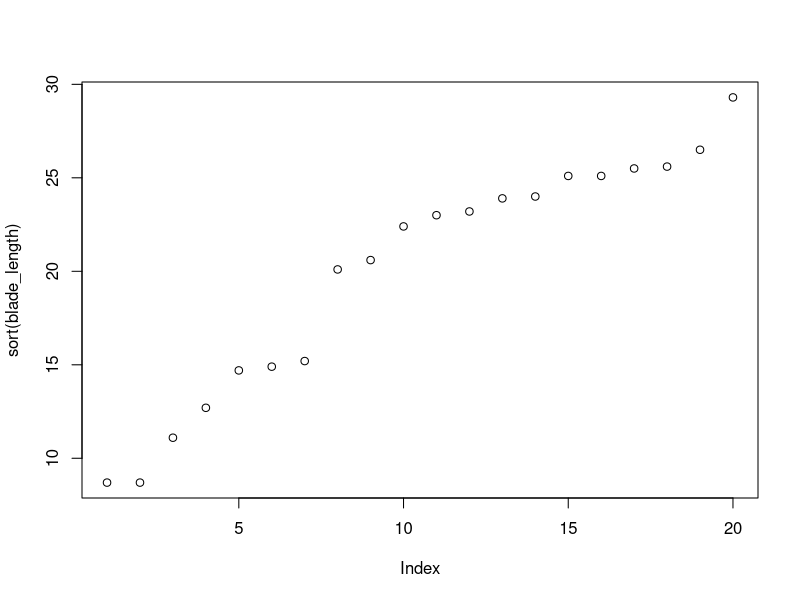
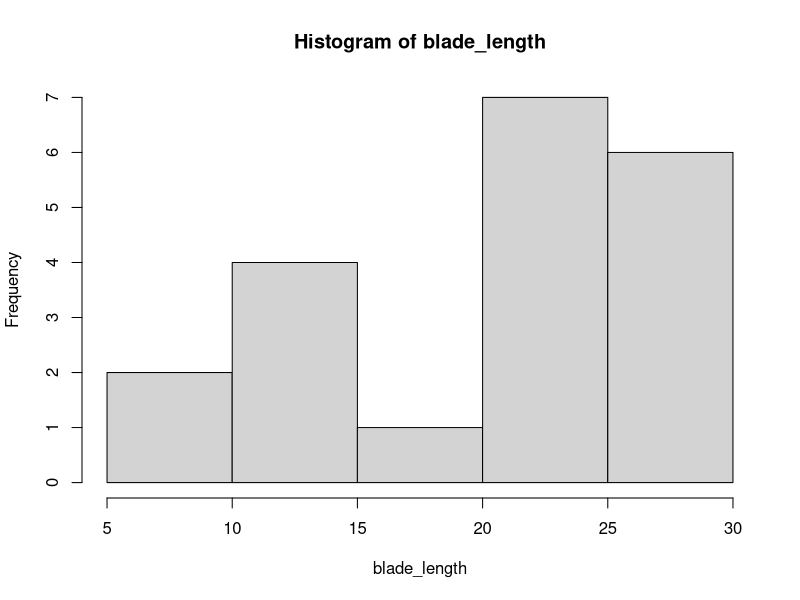
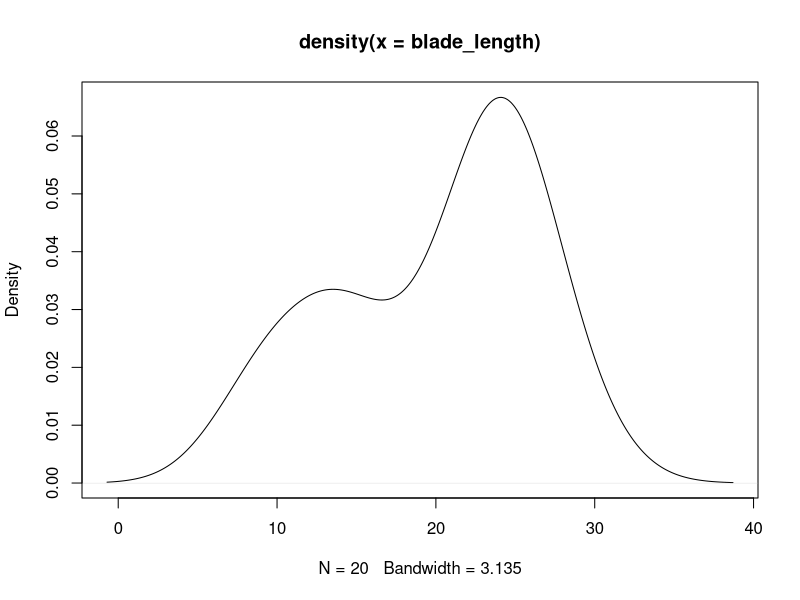
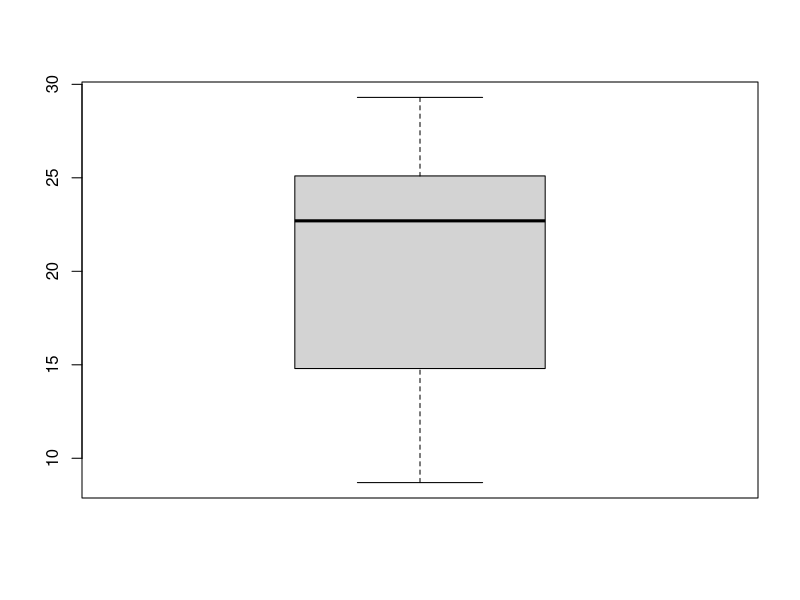
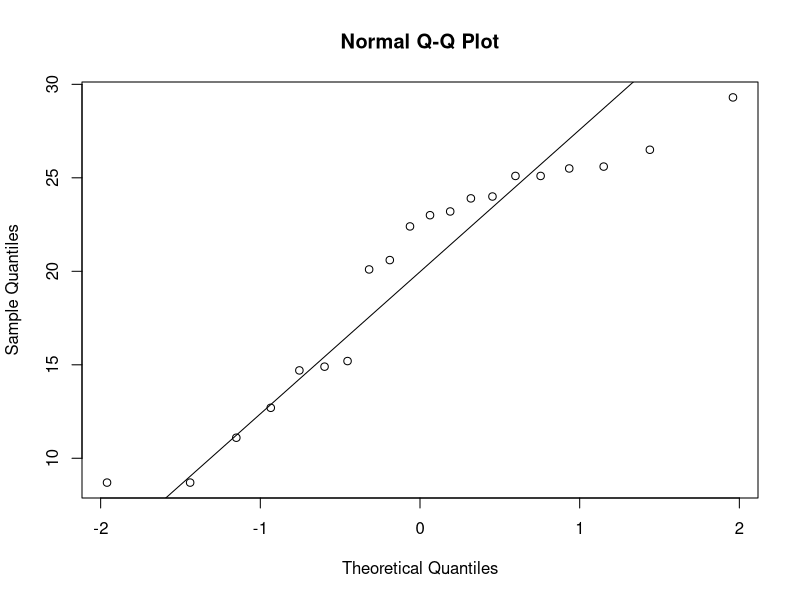
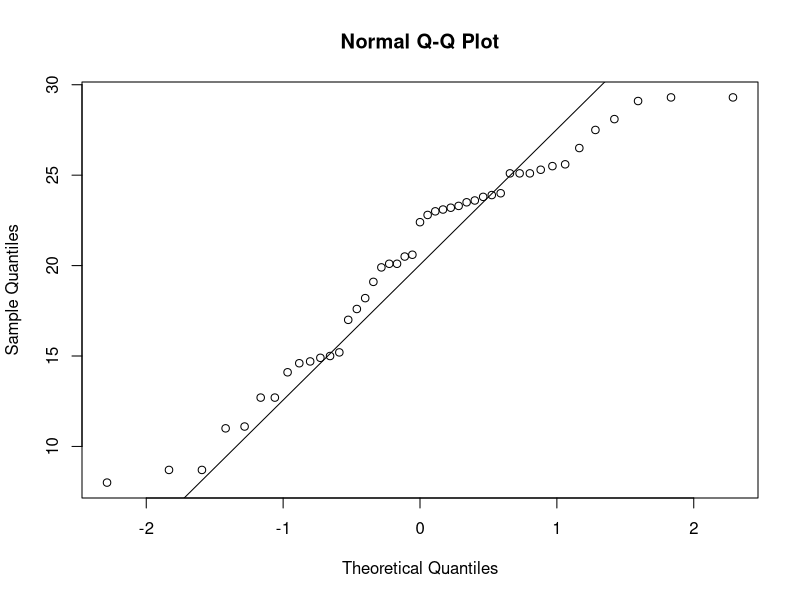
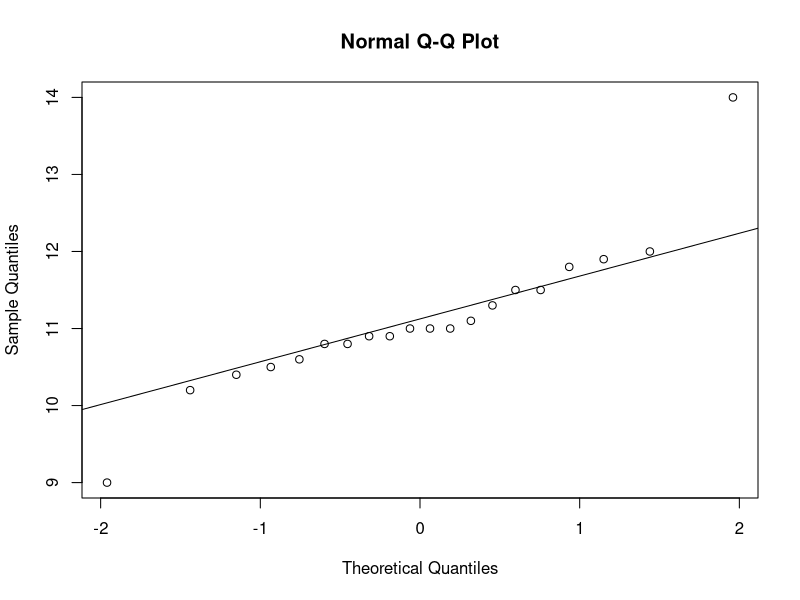
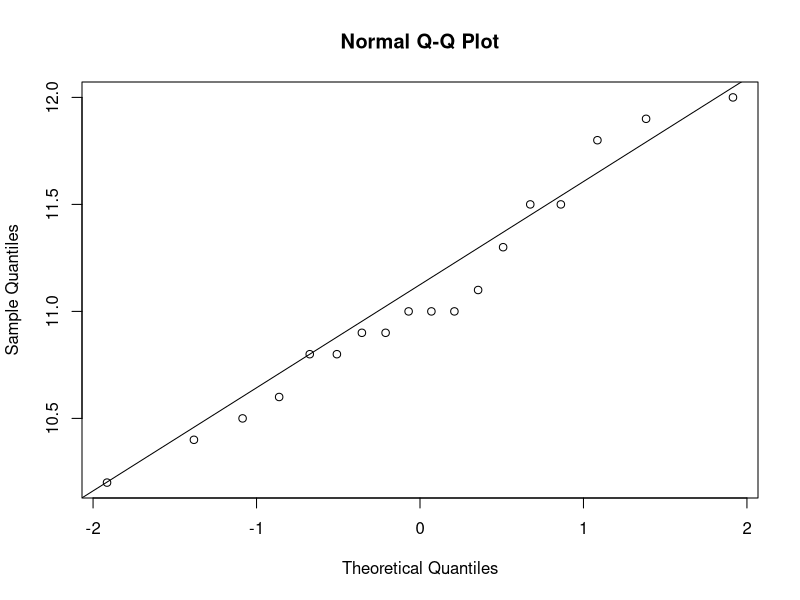

The R script that drew these images, in order:
## ---- chunk 1
knitr::opts_knit$set(root.dir = '07_session/')
xfun::pkg_load2(c("htmltools", "mime", "DiagrammeR"))
remove(list = ls())
## ---- chunk 2
library(DiagrammeR)

grViz("digraph {
      # node definitions with substituted label text
      node [fontname = Helvetica, shape = rectangle]        
      tab1 [label = '@@1', shape='diamond']
      tab2 [label = '@@2', shape='diamond']
      tab3 [label = '@@3']
      tab4 [label = '@@4']
      tab5 [label = '@@5']

      # edge definitions with the node IDs
      tab1 -> tab2[label='yes'];
      tab2 -> tab3[label='yes'];
      tab2 -> tab4[label='no'];
      tab1 -> tab5[label='no'];
      }

      [1]: 'normal distributed?\\nks.test; shapiro.test'
      [2]: 'homogenous variances?\\nf.test'
      [3]: 't.test'
      [4]: 't.test with \\n welch correction'
      [5]: 'Non-Parametric Tests'
      ")

## ---- chunk 3
blade_length<-c(14.9, 24.0, 8.7, 29.3, 25.5, 23.9, 22.4,
                12.7, 8.7, 25.1, 25.6, 14.7, 23.0, 23.2,
                26.5, 11.1, 15.2, 20.6, 20.1, 25.1)
## ---- chunk 4
ks.test(blade_length,"pnorm",mean(blade_length),sd(blade_length))
## ---- chunk 5
shapiro.test(blade_length)
## ---- chunk 6
plot(sort(blade_length))
## ---- chunk 7
hist(blade_length)
plot(density(blade_length))
## ---- chunk 8
boxplot(blade_length)
## ---- chunk 9
qqnorm(blade_length)
qqline(blade_length)
## ---- chunk 10
blade_length <- read.csv("blade_length.csv")
shapiro.test(blade_length$length)

qqnorm(blade_length$length)
qqline(blade_length$length)
## ---- chunk 11
dressel <- read.csv2("henkel_amphoren.csv")
## ---- chunk 12
shapiro.test(dressel$henkellaenge)
## ---- chunk 13
qqnorm(dressel$henkellaenge)
qqline(dressel$henkellaenge)
## ---- chunk 14
outliers <- c(which.max(dressel$henkellaenge),
              which.min(dressel$henkellaenge)
              )

shapiro.test(dressel$henkellaenge[-outliers])
qqnorm(dressel$henkellaenge[-outliers])
qqline(dressel$henkellaenge[-outliers])
## ---- chunk 15
var.test(length~site,data=blade_length)
## ---- chunk 16
marae <- read.csv("marae.csv")
## ---- chunk 17
head(marae)
str(marae)
## ---- chunk 18
var.test(size ~ valley, data = marae)
## ---- chunk 19
boxplot(size ~ valley, data = marae)
## ---- chunk 20
t.test(length ~ site, data=blade_length, var.equal=T)
## ---- chunk 21
marae <- read.csv("marae.csv")
## ---- chunk 22
t.test(size ~ valley, data = marae, var.equal = T)
## ---- chunk 23
boxplot(size ~ valley, data = marae, notch=T)
## ---- chunk 24
blade_length3 <- read.csv("blade_length3.csv")

var.test(length ~ site, data = blade_length3)
## ---- chunk 25
A <- rnorm(20)
B <- rnorm(20) + 0.5
## ---- chunk 26
t.test(A,B, var.equal=T)
## ---- chunk 27
t.test(A,B, data=sim_data)
## ---- chunk 28
settlements <- read.csv("settlements.csv")
{{settlements$wetness <- factor(settlements$wetness)}}
head(settlements)

table(settlements$wetness)
## ---- chunk 29
p.adjust(c(0.2869584, 1.939408e-07, 3.436855e-05), method = "bonferroni")
## ---- chunk 30
pairwise.t.test(
   settlements$size,
   settlements$wetness,
   p.adjust="bonferroni")
## ---- chunk 31
humid <- subset(settlements, wetness=="humid")$size
arid <- subset(settlements, wetness=="arid")$size
medium <- subset(settlements, wetness=="medium")$size

m_h <- mean(humid)
m_a <- mean(arid)
m_m <- mean(medium)

m_t <- mean(c(m_h,m_a,m_m))

mssb <- ((m_t - m_h)^2*length(humid) + (m_t - m_a)^2*length(arid) + (m_t - m_m)^2*length(medium))/
   2

mssw <- sum((humid - m_h)^2 + (arid - m_a)^2 + (medium - m_m)^2)/
   (nrow(settlements)-3)
## ---- chunk 32
# Subdivide the data set
humid <- subset(settlements, wetness=="humid")$size
arid <- subset(settlements, wetness=="arid")$size
medium <- subset(settlements, wetness=="medium")$size

# Calculate the group means
m_h <- mean(humid)
m_a <- mean(arid)
m_m <- mean(medium)

# Calculate the overall mean
m_o <- mean(c(m_h,m_a,m_m))

# Numerator, the Mean Sum of Squares of the Group Means
mssb <- ((m_o - m_h)^2*length(humid) + (m_o - m_a)^2*length(arid) + (m_o - m_m)^2*length(medium))/
   2
# Denominator, the Mean Sum of Squares of the within the Groups
mssw <- sum((humid - m_h)^2 + (arid - m_a)^2 + (medium - m_m)^2)/
   (nrow(settlements)-3)

# Final Result
mssb/mssw
## ---- chunk 33
summary(aov(size~wetness, data=settlements))
## ---- chunk 34
boxplot(size~wetness, data=settlements)
## ---- chunk 35
summary.lm(aov(size~wetness, data=settlements))
## ---- chunk 36
wetness.new<-relevel(settlements$wetness, ref ="medium")
summary.lm(aov(settlements$size~wetness.new))
## ---- chunk 37
boxplot(size~regions, data=settlements)
## ---- chunk 38
interaction.plot(
   settlements$wetness,
   settlements$regions,
   settlements$size)
## ---- chunk 39
summary(aov(size ~ wetness * regions, data = settlements))
